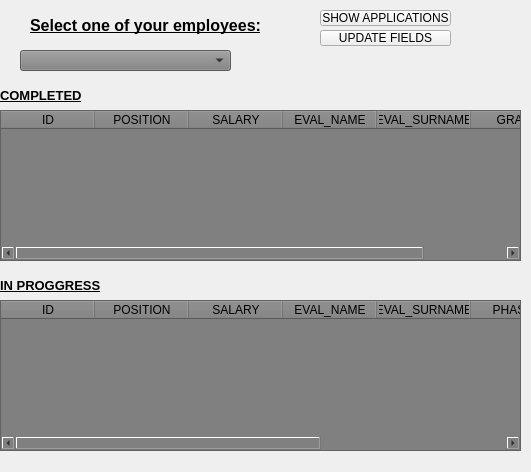
<?xml version="1.0" encoding="UTF-8"?>
<ui version="4.0">
 <class>ManagerEmployee</class>
 <widget class="QWidget" name="ManagerEmployee">
  <property name="geometry">
   <rect>
    <x>0</x>
    <y>0</y>
    <width>531</width>
    <height>472</height>
   </rect>
  </property>
  <property name="windowTitle">
   <string>Form</string>
  </property>
  <widget class="QTableWidget" name="tableWidget_progr">
   <property name="geometry">
    <rect>
     <x>0</x>
     <y>300</y>
     <width>521</width>
     <height>151</height>
    </rect>
   </property>
   <property name="styleSheet">
    <string notr="true">background: grey;</string>
   </property>
   <property name="editTriggers">
    <set>QAbstractItemView::NoEditTriggers</set>
   </property>
   <property name="dragDropOverwriteMode">
    <bool>false</bool>
   </property>
   <attribute name="horizontalHeaderMinimumSectionSize">
    <number>94</number>
   </attribute>
   <attribute name="horizontalHeaderDefaultSectionSize">
    <number>94</number>
   </attribute>
   <attribute name="horizontalHeaderShowSortIndicator" stdset="0">
    <bool>false</bool>
   </attribute>
   <attribute name="horizontalHeaderStretchLastSection">
    <bool>true</bool>
   </attribute>
   <attribute name="verticalHeaderCascadingSectionResizes">
    <bool>true</bool>
   </attribute>
   <column>
    <property name="text">
     <string>ID</string>
    </property>
   </column>
   <column>
    <property name="text">
     <string>POSITION</string>
    </property>
   </column>
   <column>
    <property name="text">
     <string>SALARY</string>
    </property>
   </column>
   <column>
    <property name="text">
     <string>EVAL_NAME</string>
    </property>
   </column>
   <column>
    <property name="text">
     <string>EVAL_SURNAME</string>
    </property>
   </column>
   <column>
    <property name="text">
     <string>PHASE 1</string>
    </property>
   </column>
   <column>
    <property name="text">
     <string>PHASE 2</string>
    </property>
   </column>
   <column>
    <property name="text">
     <string>PHASE 3</string>
    </property>
   </column>
  </widget>
  <widget class="QLabel" name="label_progr">
   <property name="geometry">
    <rect>
     <x>0</x>
     <y>270</y>
     <width>101</width>
     <height>31</height>
    </rect>
   </property>
   <property name="font">
    <font>
     <pointsize>10</pointsize>
     <weight>75</weight>
     <bold>true</bold>
     <underline>true</underline>
    </font>
   </property>
   <property name="styleSheet">
    <string notr="true">background: transparent;</string>
   </property>
   <property name="text">
    <string>IN PROGGRESS</string>
   </property>
  </widget>
  <widget class="QComboBox" name="comboBox">
   <property name="geometry">
    <rect>
     <x>20</x>
     <y>50</y>
     <width>211</width>
     <height>21</height>
    </rect>
   </property>
   <property name="styleSheet">
    <string notr="true">background: grey;
</string>
   </property>
  </widget>
  <widget class="QPushButton" name="but_show">
   <property name="geometry">
    <rect>
     <x>320</x>
     <y>10</y>
     <width>131</width>
     <height>16</height>
    </rect>
   </property>
   <property name="text">
    <string>SHOW APPLICATIONS</string>
   </property>
  </widget>
  <widget class="QTableWidget" name="tableWidget_compl">
   <property name="geometry">
    <rect>
     <x>0</x>
     <y>110</y>
     <width>521</width>
     <height>151</height>
    </rect>
   </property>
   <property name="styleSheet">
    <string notr="true">background: grey;</string>
   </property>
   <property name="editTriggers">
    <set>QAbstractItemView::NoEditTriggers</set>
   </property>
   <property name="dragDropOverwriteMode">
    <bool>false</bool>
   </property>
   <attribute name="horizontalHeaderMinimumSectionSize">
    <number>94</number>
   </attribute>
   <attribute name="horizontalHeaderDefaultSectionSize">
    <number>94</number>
   </attribute>
   <attribute name="horizontalHeaderShowSortIndicator" stdset="0">
    <bool>false</bool>
   </attribute>
   <attribute name="horizontalHeaderStretchLastSection">
    <bool>true</bool>
   </attribute>
   <attribute name="verticalHeaderCascadingSectionResizes">
    <bool>true</bool>
   </attribute>
   <column>
    <property name="text">
     <string>ID</string>
    </property>
   </column>
   <column>
    <property name="text">
     <string>POSITION</string>
    </property>
   </column>
   <column>
    <property name="text">
     <string>SALARY</string>
    </property>
   </column>
   <column>
    <property name="text">
     <string>EVAL_NAME</string>
    </property>
   </column>
   <column>
    <property name="text">
     <string>EVAL_SURNAME</string>
    </property>
   </column>
   <column>
    <property name="text">
     <string>GRADE</string>
    </property>
   </column>
  </widget>
  <widget class="QPushButton" name="but_update">
   <property name="geometry">
    <rect>
     <x>320</x>
     <y>30</y>
     <width>131</width>
     <height>16</height>
    </rect>
   </property>
   <property name="text">
    <string>UPDATE FIELDS</string>
   </property>
  </widget>
  <widget class="QLabel" name="label_compl">
   <property name="geometry">
    <rect>
     <x>0</x>
     <y>80</y>
     <width>101</width>
     <height>31</height>
    </rect>
   </property>
   <property name="font">
    <font>
     <pointsize>10</pointsize>
     <weight>75</weight>
     <bold>true</bold>
     <underline>true</underline>
    </font>
   </property>
   <property name="styleSheet">
    <string notr="true">background: transparent;</string>
   </property>
   <property name="text">
    <string>COMPLETED</string>
   </property>
  </widget>
  <widget class="QLabel" name="label_title">
   <property name="geometry">
    <rect>
     <x>0</x>
     <y>-20</y>
     <width>291</width>
     <height>91</height>
    </rect>
   </property>
   <property name="font">
    <font>
     <pointsize>12</pointsize>
     <weight>75</weight>
     <bold>true</bold>
     <underline>true</underline>
    </font>
   </property>
   <property name="text">
    <string>Select one of your employees:</string>
   </property>
   <property name="alignment">
    <set>Qt::AlignCenter</set>
   </property>
  </widget>
  <zorder>tableWidget_progr</zorder>
  <zorder>label_progr</zorder>
  <zorder>but_show</zorder>
  <zorder>tableWidget_compl</zorder>
  <zorder>but_update</zorder>
  <zorder>label_compl</zorder>
  <zorder>label_title</zorder>
  <zorder>comboBox</zorder>
 </widget>
 <resources/>
 <connections/>
</ui>
